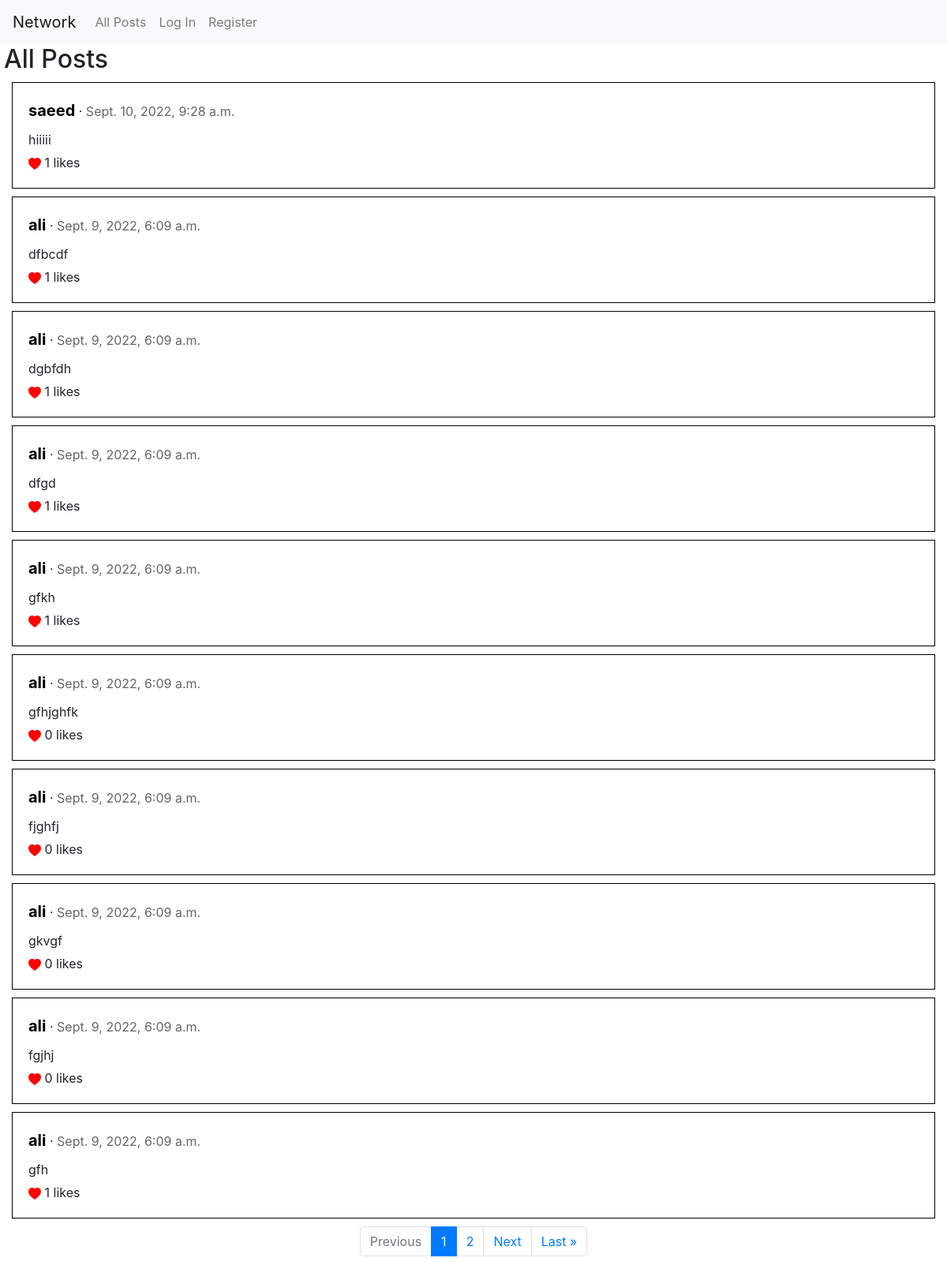
The app's page /, older data.
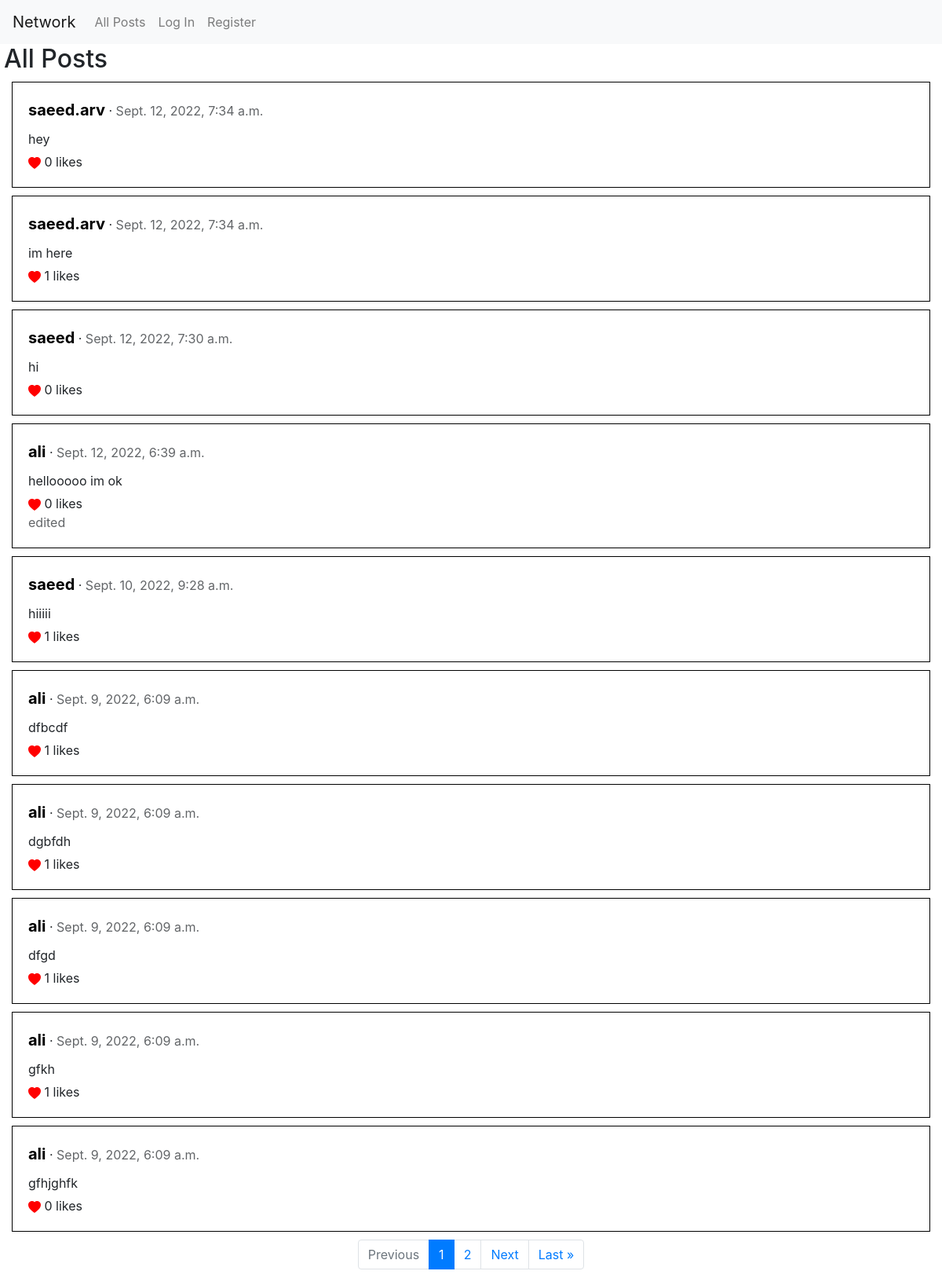
The same page, newer data.
### network/models.py (models this page shows)
class Post(models.Model):
    poster = models.ForeignKey(User, on_delete=models.CASCADE, related_name="post")
    content = models.CharField(max_length=5000)
    date = models.DateTimeField(default=timezone.now)
    likedBy = models.ManyToManyField(User, blank=True, related_name="likes")
    isEdited = models.BooleanField(default=False)

class User(AbstractUser):
    pass

### network/views.py (the view)
# urls.py: path("", views.index, name="index"),
def index(request):
    if request.method == "POST":
        Post.objects.create(
            poster=request.user,
            content=request.POST["newTextarea"],
        )
        return HttpResponseRedirect(reverse("index"))
    else:
        allPosts = Post.objects.all()
        paginator = Paginator(allPosts.order_by('-date'), 10)
        page_number = request.GET.get('page')
        allPosts_obj = paginator.get_page(page_number)
        return render(request, "network/index.html", {
            "page_obj": allPosts_obj
        })

### network/templates/network/index.html (shortened to what the changed rows need)
{% extends "network/layout.html" %}
{% block body %}
    <h2>All Posts</h2>
    <div class="container-fluid">
        <div id="allPosts">
            {% for post in page_obj %}
            <div class="post">
                <div class="post-view" data-post_id="{{ post.id }}">
                    <div class="usDate"><span class="username"><a href="{% url 'profilePage' post.poster.username %}">{{ post.poster.username }}</a></span> · <span class="date">{{ post.date }}</span>
                    </div>
                    <div class="content">{{ post.content }}</div>
                    <div class="likes">
                        {% if user.is_authenticated %}
                            {% if user in post.likedBy.all %}
                                <svg class="likeButton" color="red" id="likeButton_{{post.id}}" onclick="like('{{post.id}}')" xmlns="http://www.w3.org/2000/svg" width="16" height="16" fill="currentColor" class="bi bi-heart-fill" viewBox="0 0 16 16">
                                <path fill-rule="evenodd" d="M8 1.314C12.438-3.248 23.534 4.735 8 15-7.534 4.736 3.562-3.248 8 1.314z"/>
                                </svg>
                            {% else %}
                                <svg class="likeButton" color="red" id="likeButton_{{post.id}}" onclick="like('{{post.id}}')" xmlns="http://www.w3.org/2000/svg" width="16" height="16" fill="currentColor" class="bi bi-heart" viewBox="0 0 16 16">
                                <path d="m8 2.748-.717-.737C5.6.281 2.514.878 1.4 3.053c-.523 1.023-.641 2.5.314 4.385.92 1.815 2.834 3.989 6.286 6.357 3.452-2.368 5.365-4.542 6.286-6.357.955-1.886.838-3.362.314-4.385C13.486.878 10.4.28 8.717 2.01L8 2.748zM8 15C-7.333 4.868 3.279-3.04 7.824 1.143c.06.055.119.112.176.171a3.12 3.12 0 0 1 .176-.17C12.72-3.042 23.333 4.867 8 15z"/>
                                </svg>
                            {% endif %}
                        {% else %}
                            <svg color="red" xmlns="http://www.w3.org/2000/svg" width="16" height="16" fill="currentColor" class="bi bi-heart-fill" viewBox="0 0 16 16">
                            <path fill-rule="evenodd" d="M8 1.314C12.438-3.248 23.534 4.735 8 15-7.534 4.736 3.562-3.248 8 1.314z"/>
                            </svg>
                        {% endif %}
                        {{ post.likedBy.all|length }} likes
                    </div>
                    <div class="edited">
                        {% if post.isEdited %}
                        edited
                        {% endif %}
                    </div>
                </div>
            </div>
            {% empty %}
            <div class="message">No post yet</div>
            {% endfor %}
        </div>
    </div>
{% endblock %}

Row changes from the older to the newer data that the page shows:
no longer on this page (row unchanged): Post: poster.username "ali", date "Sept. 9, 2022, 6:09 a.m.", content "fjghfj", likedBy.all|length "0"
no longer on this page (row unchanged): Post: poster.username "ali", date "Sept. 9, 2022, 6:09 a.m.", content "gkvgf", likedBy.all|length "0"
no longer on this page (row unchanged): Post: poster.username "ali", date "Sept. 9, 2022, 6:09 a.m.", content "fgjhj", likedBy.all|length "0"
no longer on this page (row unchanged): Post: poster.username "ali", date "Sept. 9, 2022, 6:09 a.m.", content "gfh", likedBy.all|length "1"
added Post: poster.username "saeed.arv", date "Sept. 12, 2022, 7:34 a.m.", content "hey", likedBy.all|length "0"
added Post: poster.username "saeed.arv", date "Sept. 12, 2022, 7:34 a.m.", content "im here", likedBy.all|length "1"
added Post: poster.username "saeed", date "Sept. 12, 2022, 7:30 a.m.", content "hi", likedBy.all|length "0"
added Post: poster.username "ali", date "Sept. 12, 2022, 6:39 a.m.", content "hellooooo im ok", likedBy.all|length "0", isEdited "edited"
